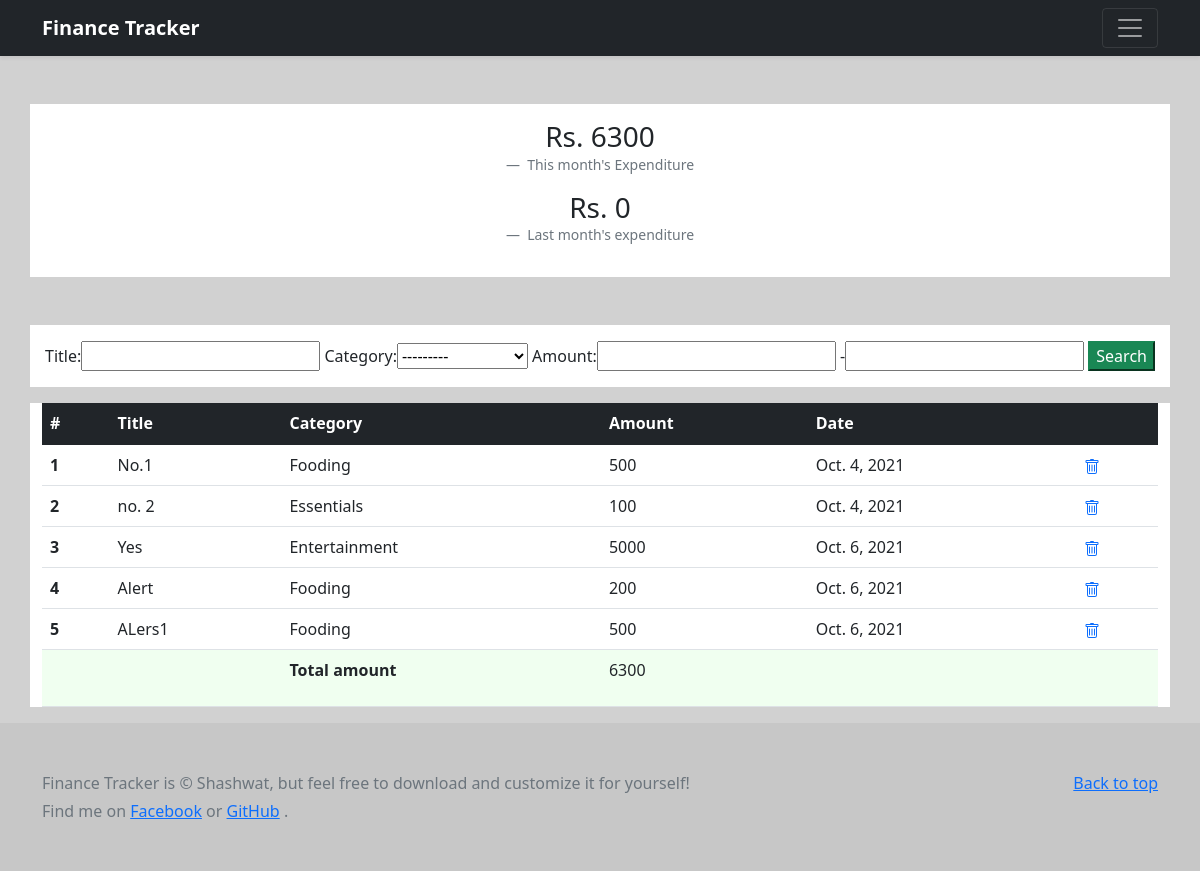
The page /expenditure_detail/ (signed in) on the database its author committed.
### main/models.py (models this page shows, shortened)
class ExpenditureItem(models.Model):
    user = models.ForeignKey(User, on_delete=CASCADE)
    title = models.CharField(max_length=100)
    category = models.CharField(choices=EXPENDITURE_CATEGORIES, max_length=100)
    amount = models.IntegerField()
    transaction_date = models.DateField(default=timezone.now)

### expenditure_detail/views.py (the view)
# urls.py: path('', ExpenditureDetail.as_view(), name='expenditure_detail'),
class ExpenditureDetail(LoginRequiredMixin, TemplateView):
    template_name = 'expenditure_detail.html'
    def get_context_data(self, **kwargs):
        total_expenditure = 0
        expenditure_items = ExpenditureItem.objects.filter(user=self.request.user)
        for i in ExpenditureItem.objects.filter(user= self.request.user):
            total_expenditure = total_expenditure + i.amount
        myFilter = ExpenditureFilter(self.request.GET, queryset=expenditure_items)
        expenditure_items = myFilter.qs
        total_amount_filter = 0
        for i in expenditure_items:
            total_amount_filter = total_amount_filter + i.amount
        this_month = date.today().replace(day= 1)
        prev_month = (this_month - timedelta(days=15)).replace(day=1)
        last_month_items = ExpenditureItem.objects.filter(user=self.request.user).filter(transaction_date__gte=prev_month, transaction_date__lte=this_month)
        last_month_expenditure = 0
        for i in last_month_items:
            last_month_expenditure = last_month_expenditure + i.amount
        context = super().get_context_data(**kwargs)
        context["total_expenditure"] = total_expenditure
        context["expenditure_items"] = expenditure_items
        context["myFilter"] = myFilter
        context["total_amount_filter"] = total_amount_filter
        context["last_month_expenditure"] = last_month_expenditure
        return context

### templates/expenditure_detail.html (shortened to what this page needs)
{% extends 'base.html' %}
{% block content %}
<div class="container my-5 text-center" style="background-color: white;">
    <div class="container py-3">
    <figure>
        <blockquote class="h3">
          <p>Rs. {{total_expenditure}}</p>
        </blockquote>
        <figcaption class="blockquote-footer">
          This month's Expenditure
        </figcaption>
      </figure>
      <figure>
        <blockquote class="h3">
            <p>Rs. {{last_month_expenditure}}</p>
          </blockquote>
          <figcaption class="blockquote-footer">
            Last month's expenditure
          </figcaption>
      </figure>
    </div>
</div>
<div class="container my-3 text-center" style="background-color: white;">
    <form class="py-3" method="GET">
        {{myFilter.form}}
        <button class="btn-success" type="submit">Search</button>
    </form>
</div>
<div class="container" style="background-color: white;">
    <table class="table">
        <thead class="table-dark">
          <tr>
            <th scope="col">#</th>
            <th scope="col">Title</th>
            <th scope="col">Category</th>
            <th scope="col">Amount</th>
            <th scope="col">Date</th>
            <th scope="col"></th>
          </tr>
        </thead>
        <tbody>
            {% for expenditure_item in expenditure_items %}
          <tr>
            <th scope="row">{{forloop.counter}}</th>
            <td>{{expenditure_item.title}}</td>
            <td>{{expenditure_item.category}}</td>
            <td>{{expenditure_item.amount}}</td>
            <td>{{expenditure_item.transaction_date}}</td>
            <td><a type="button" href="{% url 'expenditure_delete' expenditure_item.id %}" data-bs-toggle="tooltip" data-bs-placement="top" title="Delete this item">
            </a >
        </td>
          </tr>
          {% endfor %}
          <tr style="background-color: honeydew;">
            <td><p></p></td>
            <td><p></p></td>
            <td>
              <p><b> Total amount </b></p>
            </td>
            <td>
              <p> {{total_amount_filter}} </p>
            </td>
            <td>
            </td>
            <td>
            </td>
          </tr>
        </tbody>
      </table>
</div>
{% endblock content %}

### rows shown on the page
ExpenditureItem: title "No.1", category "Fooding", amount "500", transaction_date "Oct. 4, 2021"
ExpenditureItem: title "no. 2", category "Essentials", amount "100", transaction_date "Oct. 4, 2021"
ExpenditureItem: title "Yes", category "Entertainment", amount "5000", transaction_date "Oct. 6, 2021"
ExpenditureItem: title "Alert", category "Fooding", amount "200", transaction_date "Oct. 6, 2021"
ExpenditureItem: title "ALers1", category "Fooding", amount "500", transaction_date "Oct. 6, 2021"

### other values the page prints
{{ total_expenditure }} "6300"
{{ last_month_expenditure }} "0"
{{ total_amount_filter }} "6300"
